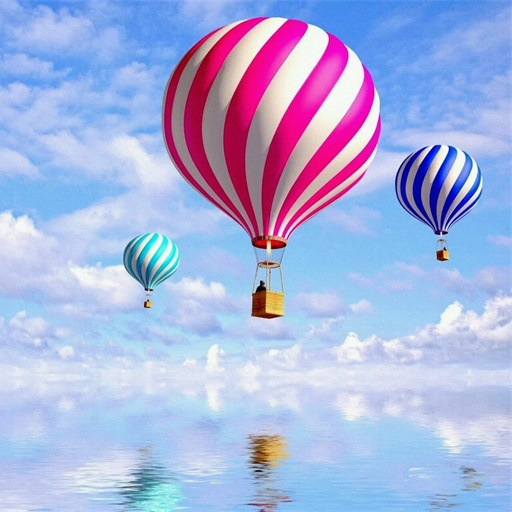
#> input picture qiqiu.png, 512 x 512 px
$ python csit5410_assign2.py
#> lines starting #> are read from the running program, lines starting #| are printed output that depends on the picture; after the words box and inside, x2 and y2 are one past the last pixel; in counts of white or black regions, pixels touching at a corner belong together
import numpy as np
import cv2

def myhoughcircle(E,radius,thres):
    accumulator = np.zeros((512,512),np.uint8)

    for i in range(512):
        for j in range(512):
            if E[j][i]:# 255 is edge pixel
                if i-radius < 0:
                    low = 0
                else:
                    low = i-radius
                if i+radius > 512:
                    high = 512
                else:
                    high = i+radius
                for x0 in range(low,high):
                    offset = np.sqrt(np.square(radius)-np.square(i-x0))
                    y1, y2 = int(j+offset), int(j-offset)
                    if y1 >= 0 and y1 <= 511:
                        accumulator[y1][x0] += 1
                    if y2 >= 0 and y2 <= 511:
                        accumulator[y2][x0] += 1

    cv2.imshow('accumulator',accumulator)
    k = cv2.waitKey(0)
    if k == 27:         # 按下esc时，退出
        cv2.destroyAllWindows()

    x, y = [], []
    for i in range(E.shape[0]):
        for j in range(E.shape[1]):
            if accumulator[j][i] > thres:
                x.append(i)
                y.append(j)
    return y, x

def myfld(input, class1, class2):
    N = np.size(input)
    NC1 = class1.shape[0]
    NC2 = class2.shape[0]
    mean_c1 = np.mean(class1, axis=0, keepdims=True)
    mean_c2 = np.mean(class2, axis=0, keepdims=True)

    S1, S2 = np.zeros((N,N)), np.zeros((N,N))
    for i in range(NC1):
        t = (class1[i] - mean_c1)
        S1 += np.dot(t.T, t)
    for i in range(NC2):
        t = (class2[i] - mean_c2)
        S2 += np.dot(t.T, t)
    s_w = S1 + S2

    w = np.dot(np.linalg.inv(s_w),(mean_c1 - mean_c2).T).T
    w /= np.linalg.norm(w)

    separation_point = np.dot(w, (mean_c1+mean_c2).T) / 2
    if np.dot(w, input.T) > separation_point:
        result = 1
    else:
        result = 2

    return result, w, s_w, mean_c1, mean_c2

#task1
print('*********************************************')
print('Task 1: Hough Circle Detection')
print('*********************************************')
I = cv2.imread('qiqiu.png',0)
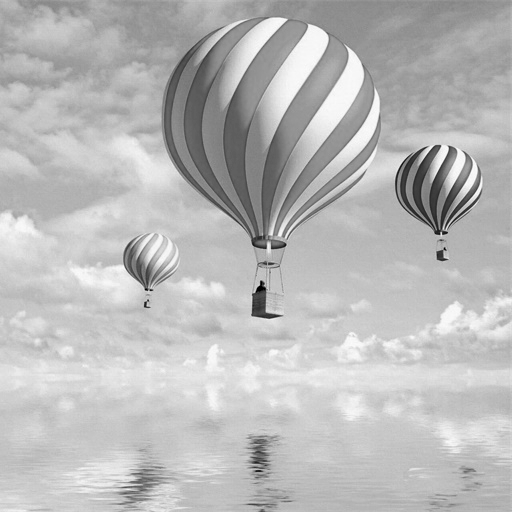
#> I: shape (512, 512); min 0, max 253, mean 185.3
E = cv2.Canny(I, 50, 150)
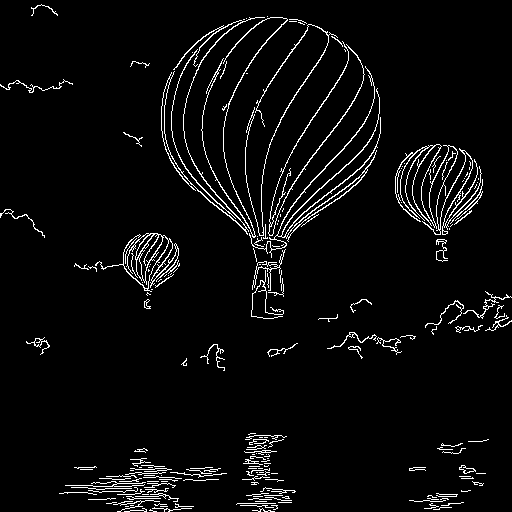
#> E: shape (512, 512); 4.3% white in thin lines or dots

radius = 114
thres = 125
y, x = myhoughcircle(E,radius,thres)
#> in myhoughcircle, `cv2.imshow('accumulator',accumulator)`:
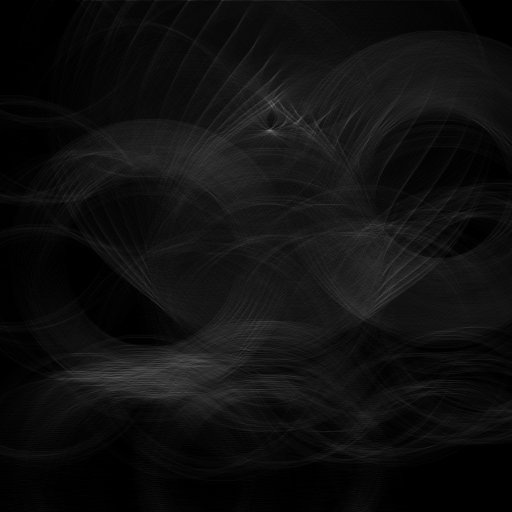
#> window 'accumulator': shape (512, 512); min 0, max 127, mean 15.3
#> (key Esc is pressed here)
#> y = [130]; x = [269]

canvas = np.zeros((512,512,3),np.uint8)
for _ in range(len(x)):
    canvas = cv2.circle(canvas, (x[_],y[_]), radius, (255,255,255), 1)
#> this loop made 1 pass
#> pass 1, `canvas = cv2.circle(canvas, (x[_],y[_]), radius, (255,255,255), 1)`:
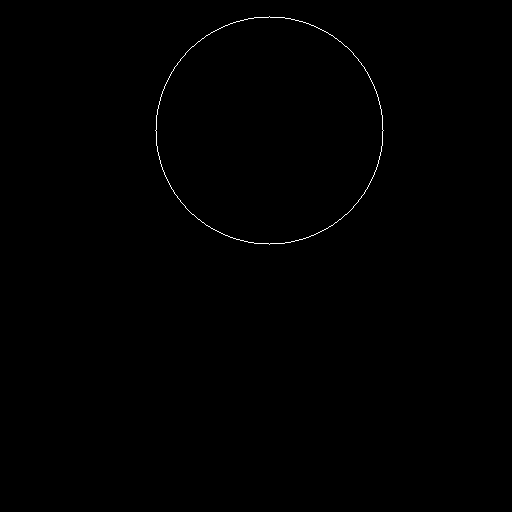
#> canvas: shape (512, 512, 3); 0.25% white in thin lines or dots, all inside (x1, y1, x2, y2) = (155, 16, 384, 245)
cv2.imshow('image03',canvas)
k = cv2.waitKey(0)
#> (key Esc is pressed here)
if k == 27:         # 按下esc时，退出
    cv2.destroyAllWindows()

#task2
print('*********************************************')
print('Task 2: Fisher Linear Discriminant')
print('*********************************************')
class1_samples=np.array([[1,2],[2,3],[3,3],[4,5],[5,5]])
class2_samples=np.array([[1,0],[2,1],[3,1],[3,2],[5,3],[6,5]])
input_sample=np.array([2,5]).reshape(1,2)
output_class, w, s_w, mean_c1, mean_c2 = myfld(input_sample, class1_samples, class2_samples)
print('Output class is '+str(output_class)+'.')
print('Within-class scatter matrix:')
print(s_w)
print('Weights:')
print(w)
